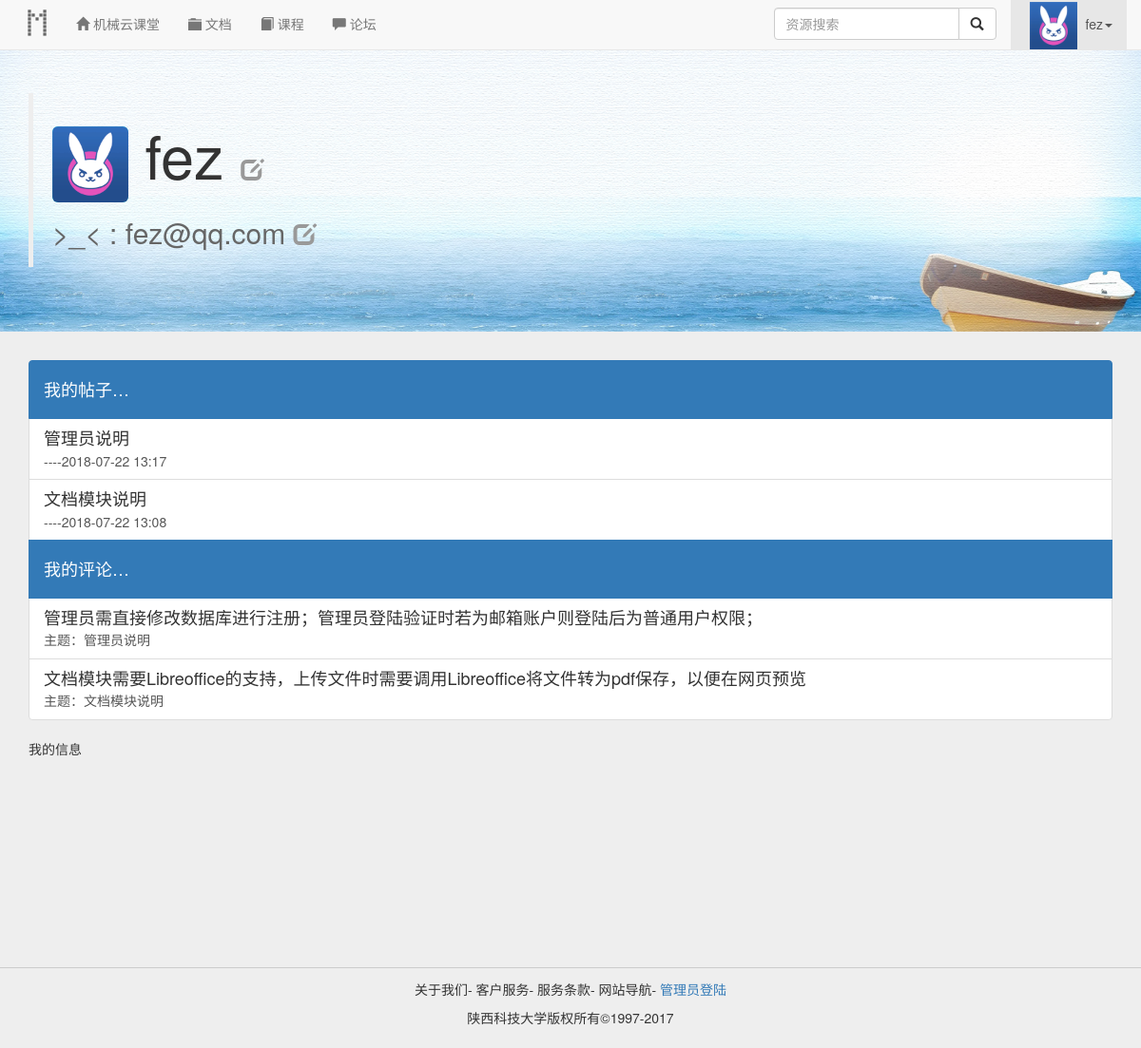
/admin/my.php (signed in), run on the app's committed database.
### tables this page shows
CREATE TABLE `post` (
  `id` int(8) NOT NULL,
  `pid` varchar(12) NOT NULL,
  `topic` varchar(36) DEFAULT NULL,
  `isTop` tinyint(1) DEFAULT '0',
  `username` varchar(20) NOT NULL,
  `time` timestamp NOT NULL DEFAULT CURRENT_TIMESTAMP ON UPDATE CURRENT_TIMESTAMP
);

CREATE TABLE `comment` (
  `id` int(8) NOT NULL,
  `pid` varchar(12) NOT NULL,
  `content` varchar(144) DEFAULT NULL,
  `username` varchar(20) NOT NULL,
  `time` timestamp NOT NULL DEFAULT CURRENT_TIMESTAMP ON UPDATE CURRENT_TIMESTAMP
);

### admin/my.php (the view, shortened to what this page needs)
<?php
	$username = $_SESSION['username'];
	$nickname = $_SESSION['nickname'];
	$avatar = $_SESSION['avatar'];
?>
<!DOCTYPE html>
<html lang="zh-CN">
<head>
	<link rel="stylesheet" href="../public/static/css/bootstrap.min.css">
	<link rel="stylesheet" href="../public/static/css/header.css">
</head>
<body>
	<?php include '../header.php';?>
	<div class="jumbotron">
		<div class="container">
			<blockquote>
				<h1>
					<div class="avatar" title="点击更换头像">
						<img src="../public/images/avatar/<?php echo $avatar;?>" alt="avatar" id="avatarImg"
						class="avatar-img img-rounded" data-toggle="modal" data-target="#changeAvatar">
					</div>
					<span><?php echo $nickname; ?></span>
					<span class="info-edit-btn glyphicon glyphicon-edit" title="更改昵称"
					data-toggle="modal" data-target="#changeNickname"></span>
				</h1>
				<h2>
					<span><?php echo '>_< : '.$username; ?></span>
					<span class="info-edit-btn glyphicon glyphicon-edit" title="更改密码"
					data-toggle="modal" data-target="#changePassword"></span>
				</h2>
			</blockquote>
		</div>
	</div>
	<div class="my-post container" style="min-height: 240px;">
		<div class="list-group">
			<div class="list-group-item active" title="仅显示最近的5个帖子">
				<h4>我的帖子&hellip;</h4>
			</div>
	<?php
		include('connSql.php');
		$page_limit = 5;
		if(isset($_GET['page'])){
			$offset = ($_GET['page']-1)*$page_limit;
		}
		else{
			$offset = 0;
		}
		$sql = "select * from post where username='".$username."' limit $offset,$page_limit";
		$result = $pdo->query($sql);
		$row = $result->fetchAll();
		if(count($row)!=0){
			for($i=0;$i<count($row);$i++){
	?>
				<a href="../forum/post.php?pid=<?php echo $row[$i]['pid'];?>" class="list-group-item">
					<h4 class="list-group-item-heading"><?php echo $row[$i]['topic'];?></h4>
					<p class="list-group-item-text">----<?php echo substr($row[$i]['time'],0,16);?></p>
				</a>
	<?php
			}
		}
		else{
	?>
			<div class="list-group-item">
				<h4>还没有发表帖子&hellip;</h4>
			</div>
	<?php
		}
	?>
			<div class="list-group-item active" title="仅显示最近的5条评论">
				<h4>我的评论&hellip;</h4>
			</div>
	<?php
		$sql = "select * from comment where username='".$username."' limit $offset,$page_limit";
		$result = $pdo->query($sql);
		$row = $result->fetchAll();
		if(count($row)!=0){
			for($i=0;$i<count($row);$i++){
				$sql = "select topic from post where pid=".$row[$i]['pid'].
						" union all select original_name from video where pid=".$row[$i]['pid'].
						" union all select original_name from doc where pid=".$row[$i]['pid'];
				$result = $pdo->query($sql);
				$topic = $result->fetch();
	?>
				<a href="#" class="list-group-item">
					<h4 class="list-group-item-heading"><?php echo $row[$i]['content']?></h4>
					<p class="list-group-item-text">主题：<?php echo $topic[0]?></p>
				</a>
	<?php
			}
		}
		else{
	?>
			<div class="list-group-item">
				<h4>还没有发表评论&hellip;</h4>
			</div>
	<?php
		}
	?>
		</div>
	</div>
	<div class="my-info container" style="min-height: 240px;">
		我的信息
	</div>
	<?php include '../footer.php';?>
</body>
</html>

### public/static/css/header.css (style rules this page uses)
body { font-family: "Helvetica Neue", Helvetica, Arial, "Microsoft Yahei UI", "Microsoft YaHei", SimHei, "\5B8B\4F53", simsun, sans-serif; }

### admin/my.php (style rules this page uses)
body { font-family: "Helvetica Neue", Helvetica, Arial, "Microsoft Yahei UI", "Microsoft YaHei", SimHei, "\5B8B\4F53", simsun, sans-serif; background-color: #eee; }
.jumbotron { color: #333; background-color: rgba(255,255,255,0.6); background: url(../public/static/images/my-info.jpg) no-repeat; background-size: cover; opacity: 1; }
.avatar { display: inline-block; width: 80px; height: 80px; cursor: pointer; }
.avatar-img { width: 100%; height: 100%; transition: all 0.2s; background-color: rgba(0,245,245,0.7); }
.info-edit-btn { font-size: 24px; color: #999; cursor: pointer; }
.jumbotron h2 { color:#666; }

### data on the page
post: topic "管理员说明", time "2018-07-22 13:17"
post: topic "文档模块说明", time "2018-07-22 13:08"
comment: content "管理员需直接修改数据库进行注册；管理员登陆验证时若为邮箱账户则登陆后为普通用户权限；", topic "管理员说明"
comment: content "文档模块需要Libreoffice的支持，上传文件时需要调用Libreoffice将文件转为pdf保存，以便在网页预览", topic "文档模块说明"

### other printed values
$_SESSION['nickname'] "fez"
$nickname "fez"
$username "fez@qq.com"
